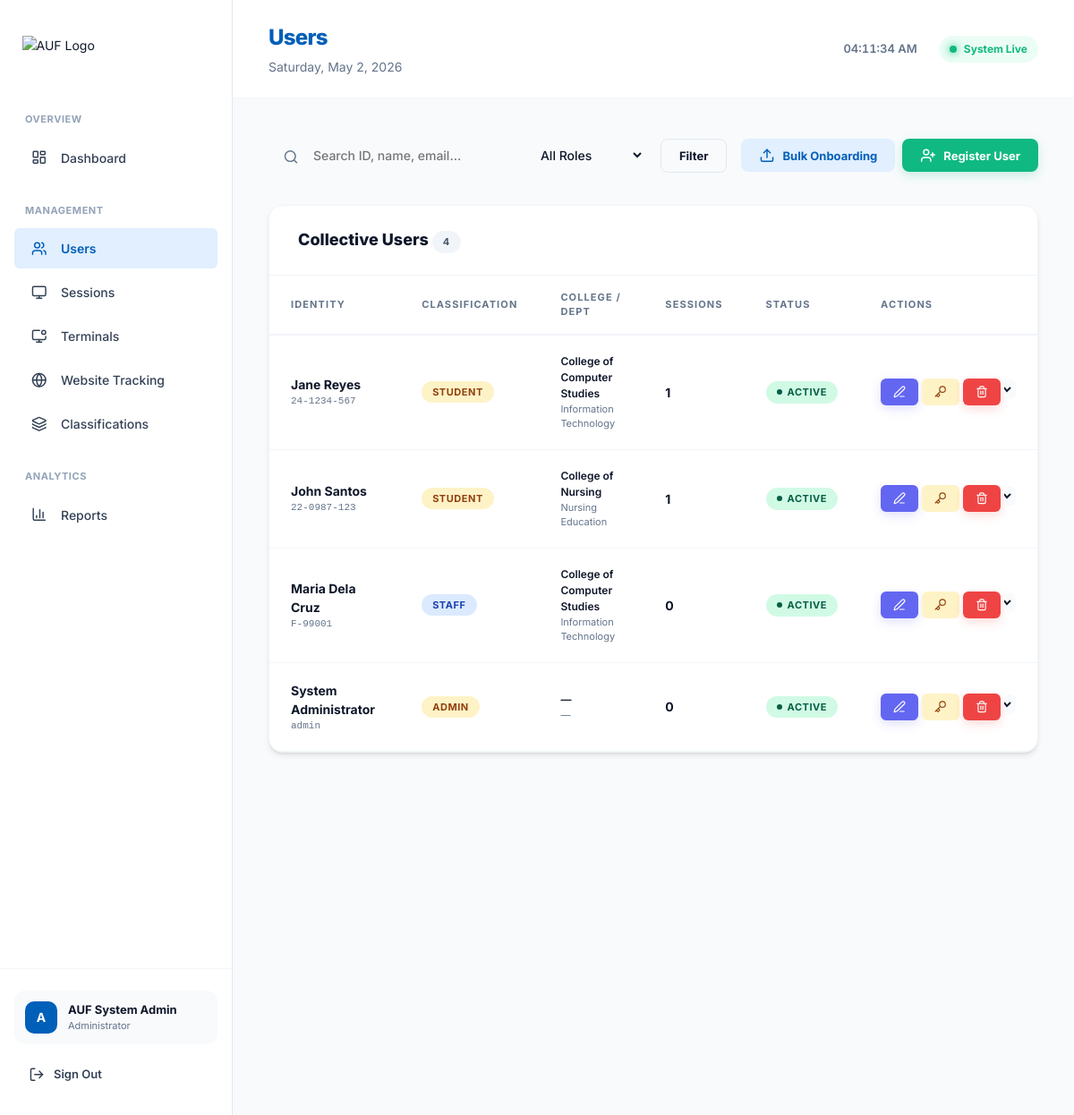
Page /server/admin/users.php (signed in) on the committed database.
### tables this page shows
CREATE TABLE users (
    id               INT UNSIGNED AUTO_INCREMENT PRIMARY KEY,
    user_id          VARCHAR(50)  NOT NULL UNIQUE COMMENT 'Staff ID or Student ID',
    first_name       VARCHAR(100) DEFAULT NULL,
    middle_name      VARCHAR(100) DEFAULT NULL,
    last_name        VARCHAR(100) DEFAULT NULL,
    name             VARCHAR(255) NOT NULL,
    username         VARCHAR(100) DEFAULT NULL,
    email            VARCHAR(150) DEFAULT NULL,
    password_hash    VARCHAR(255) NOT NULL,
    role             ENUM('student', 'staff', 'admin') NOT NULL DEFAULT 'student',
    status           ENUM('active', 'inactive', 'suspended') NOT NULL DEFAULT 'active',
    contact_number   VARCHAR(50)  DEFAULT NULL,
    designation      VARCHAR(100) DEFAULT NULL,
    college_id       INT UNSIGNED DEFAULT NULL,
    gender           ENUM('Male', 'Female', 'Other') DEFAULT NULL,
    year             VARCHAR(10)  DEFAULT NULL,
    department_id    INT UNSIGNED DEFAULT NULL,
    degree_id        INT UNSIGNED DEFAULT NULL,
    specialization_id INT UNSIGNED DEFAULT NULL,
    ra_expiry_date   DATE         DEFAULT NULL,
    rank             VARCHAR(50)  DEFAULT NULL,
    batch            VARCHAR(50)  DEFAULT NULL,
    cadre            VARCHAR(100) DEFAULT NULL,
    dob              DATE         DEFAULT NULL,
    creation_date    TIMESTAMP NOT NULL DEFAULT CURRENT_TIMESTAMP,
    updated_at       TIMESTAMP NOT NULL DEFAULT CURRENT_TIMESTAMP ON UPDATE CURRENT_TIMESTAMP,
    FOREIGN KEY (college_id)    REFERENCES colleges(id)    ON UPDATE CASCADE ON DELETE SET NULL,
    FOREIGN KEY (department_id) REFERENCES departments(id) ON UPDATE CASCADE ON DELETE SET NULL,
    FOREIGN KEY (degree_id)     REFERENCES degrees(id)     ON UPDATE CASCADE ON DELETE SET NULL,
    FOREIGN KEY (specialization_id) REFERENCES specializations(id) ON UPDATE CASCADE ON DELETE SET NULL,
    INDEX idx_user_id (user_id),
    INDEX idx_status (status)
);

CREATE TABLE colleges (
    id   INT UNSIGNED AUTO_INCREMENT PRIMARY KEY,
    name VARCHAR(150) NOT NULL UNIQUE,
    code VARCHAR(50)  DEFAULT NULL UNIQUE
);

CREATE TABLE departments (
    id         INT UNSIGNED AUTO_INCREMENT PRIMARY KEY,
    college_id INT UNSIGNED NOT NULL,
    name       VARCHAR(150) NOT NULL,
    UNIQUE KEY (college_id, name),
    FOREIGN KEY (college_id) REFERENCES colleges(id) ON DELETE CASCADE
);

### server/includes/helpers.php (called while the page is built, shortened)
<?php
function h(?string $str): string {
    return htmlspecialchars($str ?? '', ENT_QUOTES | ENT_HTML5, 'UTF-8');
}

### server/admin/users.php (the view, shortened to what this page needs)
<?php
require_once __DIR__ . '/../includes/helpers.php';
$pdo   = db();
$search = trim($_GET['q'] ?? '');
$where = ['1=1'];
$params = [];
$sql = "SELECT u.*, c.name AS college_name, d.name AS department_name, deg.name AS degree_name,
               (SELECT COUNT(*) FROM sessions s WHERE s.user_id=u.id) AS total_sessions
        FROM users u
        LEFT JOIN colleges c ON u.college_id = c.id
        LEFT JOIN departments d ON u.department_id = d.id
        LEFT JOIN degrees deg ON u.degree_id = deg.id
        WHERE " . implode(' AND ', $where) . "
        ORDER BY u.creation_date DESC LIMIT 500";
$stmt = $pdo->prepare($sql);
$stmt->execute($params);
$users = $stmt->fetchAll();
include __DIR__ . '/partials/header.php';
?>
<div class="filter-bar">
  <form method="GET" style="display:contents">
    <div class="search-wrap">
      <span class="search-icon"><i data-lucide="search" style="width:18px"></i></span>
      <input class="form-control search-input" name="q" placeholder="Search ID, name, email..." value="<?= h($search) ?>">
    </div>
    <select name="role" class="form-control" style="max-width:140px">
      <option value="">All Roles</option>
    </select>
    <button type="submit" class="btn btn-outline">Filter</button>
  </form>
  <div style="display:flex; gap:8px">
    <button class="btn btn-secondary" onclick="openModal('modal-bulk')"><i data-lucide="upload" style="width:18px"></i> Bulk Onboarding</button>
    <button class="btn btn-create" onclick="openModal('modal-create')"><i data-lucide="user-plus" style="width:18px"></i> Register User</button>
  </div>
</div>
<div class="card">
  <div class="card-header"><span class="card-title">Collective Users <span class="badge badge-gray"><?= count($users) ?></span></span></div>
  <div class="table-wrap">
    <table>
      <thead><tr><th>Identity</th><th>Classification</th><th>College / Dept</th><th>Sessions</th><th>Status</th><th>Actions</th></tr></thead>
      <tbody>
        <?php foreach ($users as $u): ?>
        <tr>
          <td>
            <div style="font-weight:700"><?= h($u['last_name'] ? "{$u['first_name']} " . ($u['middle_name'] ? substr($u['middle_name'],0,1).'. ' : '') . $u['last_name'] : $u['name']) ?></div>
            <div class="td-muted mono" style="font-size:11px"><?= h($u['user_id']) ?></div>
          </td>
          <td><span class="badge <?= $u['role']==='staff'?'badge-blue':'badge-yellow' ?>"><?= strtoupper($u['role']) ?></span></td>
          <td>
            <div style="font-size:12px; font-weight:600"><?= h($u['college_name'] ?? '—') ?></div>
            <div class="td-muted" style="font-size:11px"><?= h($u['department_name'] ?? '—') ?></div>
          </td>
          <td><span style="font-weight:700"><?= $u['total_sessions'] ?></span></td>
          <td><span class="badge badge-<?= $u['status']==='active'?'green':($u['status']==='suspended'?'red':'gray') ?>"><span class="badge-dot"></span><?= ucfirst($u['status']) ?></span></td>
          <td>
            <div style="display:flex;gap:4px">
              <button class="btn btn-edit btn-sm" onclick='editUser(<?= json_encode($u) ?>)' title="Edit Profile"><i data-lucide="edit-3" style="width:14px"></i></button>
              <button class="btn btn-warning btn-sm" onclick="resetPw(<?= $u['id'] ?>,'<?= addslashes(h($u['name'])) ?>')" title="Reset Password"><i data-lucide="key" style="width:14px"></i></button>
              <form method="POST" style="display:inline" onsubmit="return confirm('Delete this user and all history?')">
                <button type="submit" class="btn btn-delete btn-sm" title="Delete"><i data-lucide="trash-2" style="width:14px"></i></button>
              </form>
              <form method="POST" style="display:inline" onsubmit="return confirm('Change status?')">
                <select name="status" class="form-control" style="font-size:10px; padding:2px" onchange="this.form.submit()">
                  <option value="active" <?= $u['status']==='active'?'selected':'' ?>>Active</option>
                </select>
              </form>
            </div>
          </td>
        </tr>
        <?php endforeach; ?>
      </tbody>
    </table>
  </div>
</div>
<?php include __DIR__ . '/partials/footer.php'; ?>

### server/assets/css/admin.css (style rules this page uses)
:root { --primary: #005FB8; --secondary: #E1EFFF; --tertiary: #A04401; --neutral-bg: #F9F9F9; --bg-base: #F8FAFC; --bg-surface: #FFFFFF; --bg-sidebar: #FFFFFF; --text-primary: #0F172A; --text-secondary: #334155; --text-muted: #64748B; --text-faint: #94A3B8; --border: #E2E8F0; --border-light: #F1F5F9; --success: #10B981; --warning: #F59E0B; --danger: #EF4444; --info: #3B82F6; --sidebar-width: 260px; --shadow-sm: 0 1px 3px 0 rgb(0 0 0 / 0.1), 0 1px 2px -1px rgb(0 0 0 / 0.1); --shadow: 0 4px 6px -1px rgb(0 0 0 / 0.1), 0 2px 4px -2px rgb(0 0 0 / 0.1); --shadow-lg: 0 10px 15px -3px rgb(0 0 0 / 0.1), 0 4px 6px -4px rgb(0 0 0 / 0.1); --radius-sm: 6px; --radius: 12px; --radius-lg: 16px; --transition: 0.2s cubic-bezier(0.4, 0, 0.2, 1); }
*, *::before, *::after { box-sizing: border-box; margin: 0; padding: 0; }
html, body { height: 100%; font-family: 'Inter', system-ui, -apple-system, sans-serif; background-color: var(--bg-base) !important; color: var(--text-primary); font-size: 14px; line-height: 1.5; -webkit-font-smoothing: antialiased; }
i[data-lucide], .lucide { display: inline-block; width: 1.25rem; height: 1.25rem; vertical-align: middle; stroke-width: 2px; }
button, input, select, textarea { font-family: inherit; font-size: inherit; }
.card { background: var(--bg-surface); border-radius: var(--radius-lg); box-shadow: var(--shadow); border: 1px solid var(--border-light); overflow: hidden; margin-bottom: 32px; }
.card-header { padding: 24px 32px; border-bottom: 1px solid var(--border-light); display: flex; align-items: center; justify-content: space-between; }
.card-title { font-size: 18px; font-weight: 800; color: var(--text-primary); }
.table-wrap { overflow-x: auto; }
table { width: 100%; border-collapse: collapse; }
thead th { padding: 16px 24px; text-align: left; font-size: 11px; font-weight: 700; text-transform: uppercase; letter-spacing: 0.1em; color: var(--text-muted); border-bottom: 2px solid var(--border-light); }
tbody tr { border-bottom: 1px solid var(--border-light); transition: all var(--transition); }
td { padding: 20px 24px; vertical-align: middle; }
.td-muted { color: var(--text-muted); }
.mono { font-family: 'SFMono-Regular', Consolas, 'Liberation Mono', Menlo, monospace; font-size: 12px; }
.badge { display: inline-flex; align-items: center; gap: 6px; font-size: 11px; font-weight: 700; padding: 4px 12px; border-radius: 30px; text-transform: uppercase; letter-spacing: 0.05em; }
.badge-green { background: #D1FAE5; color: #065F46; }
.badge-blue { background: #DBEAFE; color: #1E40AF; }
.badge-yellow { background: #FEF3C7; color: #92400E; }
.badge-gray { background: #F1F5F9; color: #475569; }
.badge-dot { width: 6px; height: 6px; border-radius: 50%; background: currentColor; }
.btn { display: inline-flex; align-items: center; justify-content: center; gap: 8px; padding: 10px 20px; border-radius: 8px; font-size: 13px; font-weight: 700; cursor: pointer; border: none; transition: all var(--transition); }
.btn-secondary { background: var(--secondary); color: var(--primary); }
.btn-outline { background: transparent; border: 1px solid var(--border); color: var(--text-primary); }
.btn-warning { background: #FEF3C7; color: #92400E; }
.btn-sm { padding: 6px 14px; font-size: 12px; border-radius: 6px; }
.btn-create { background: #10B981; color: white; box-shadow: 0 4px 12px rgba(16, 185, 129, 0.2); }
.btn-edit { background: #6366F1; color: white; box-shadow: 0 4px 12px rgba(99, 102, 241, 0.2); }
.btn-delete { background: #EF4444; color: white; box-shadow: 0 4px 12px rgba(239, 68, 68, 0.2); }
.form-control { width: 100%; padding: 12px 16px; background: var(--bg-base); border: 2px solid transparent; border-radius: 10px; color: var(--text-primary); font-weight: 500; transition: all var(--transition); outline: none; }
.filter-bar { display: flex; align-items: center; gap: 16px; margin-bottom: 32px; flex-wrap: wrap; }
.search-wrap { position: relative; flex: 1; min-width: 260px; }
.search-icon { position: absolute; left: 16px; top: 50%; transform: translateY(-50%); color: var(--text-muted); font-size: 18px; }
.search-input { padding-left: 48px; }

### server/admin/partials/header.php (style rules this page uses)
.btn-create { background: #10B981 !important; color: white !important; box-shadow: 0 4px 12px rgba(16, 185, 129, 0.2); }
.btn-edit { background: #6366F1 !important; color: white !important; box-shadow: 0 4px 12px rgba(99, 102, 241, 0.2); }
.btn-delete { background: #EF4444 !important; color: white !important; box-shadow: 0 4px 12px rgba(239, 68, 68, 0.2); }

### rows in the picture
users: last_name+first_name+middle_name "Jane Reyes", user "24-1234-567", role "STUDENT", college.name "College of Computer Studies", department.name "Information Technology", total_sessions "1", status "ACTIVE", status "Active"
users: last_name+first_name+middle_name "John Santos", user "22-0987-123", role "STUDENT", college.name "College of Nursing", department.name "Nursing Education", total_sessions "1", status "ACTIVE", status "Active"
users: last_name+first_name+middle_name "Maria Dela Cruz", user "F-99001", role "STAFF", college.name "College of Computer Studies", department.name "Information Technology", total_sessions "0", status "ACTIVE", status "Active"
users: last_name+first_name+middle_name "System Administrator", user "admin", role "ADMIN", college_name "—", department_name "—", total_sessions "0", status "ACTIVE", status "Active"

### other values in the picture
substr($admin['name'], 0, 1) "A"
$admin['name'] "AUF System Admin"
$page "Users"
count($users) "4"
